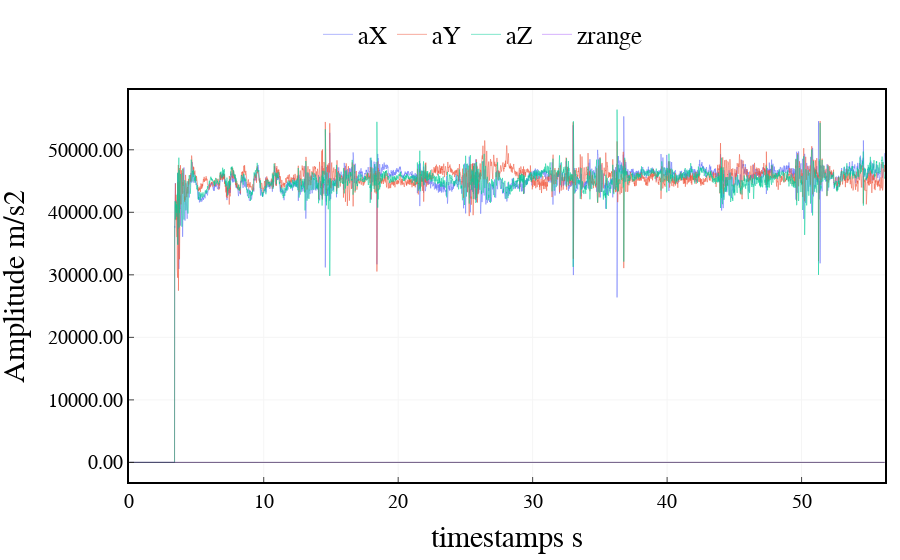

The code cell stored with this chart in its notebook:
### Code cell
import scipy.signal as signal_p

# Define filter parameters
fs = 100  # Sampling frequency
fc = 4  # Cutoff frequency
order = 6  # Filter order



# Create low-pass Butterworth filter
b, a = signal_p.butter(order, fc / (fs / 2), btype='low')

# Apply filter to signal data
signalf = signal_p.filtfilt(b, a, imu_data[:,:6], axis=0)
timestamp = imu_data[:,7]
fig = go.Figure()
fig.add_trace(go.Scatter(x=timestamp, y=imu_data[:,3],
                    mode='lines',
                    line=dict(width=0.5),
                    name='aX'))
fig.add_trace(go.Scatter(x=timestamp, y=imu_data[:,4],
                    mode='lines',
                    line=dict(width=0.5),
                    name='aY'))
fig.add_trace(go.Scatter(x=timestamp, y=imu_data[:,5],
                    mode='lines',
                    line=dict(width=0.5),
                    name='aZ'))

fig.add_trace(go.Scatter(x=timestamp, y=imu_data[:,8]/1000,
                    mode='lines',
                    line=dict(width=0.5),
                    name='zrange'))


# # Add a rectangle to the plot
# fig.add_shape(type='rect',
#               x0=0,
#               y0=-2,
#               x1=10,
#               y1=2,
#               line=dict(color='blue', width=0.5),
#             #   fillcolor='lightblue',
#               opacity=0.5)

fig.add_shape(type='line',
                x0=0,
                y0=0,
                x1=timestamp[-1].astype(float),
                y1=0,
                line=dict(color='black', width=0.5),
            #   fillcolor='lightblue',
                opacity=1)

    
    


fig.update_layout(xaxis_title='timestamps s',
                        yaxis_title='Amplitude m/s2',
                        font=dict(size=25, family='Arial', color='rgb(0, 0, 0)'),
                        margin={'l': 15, 'r': 15, 't': 15, 'b': 15},
                        # width=1000, height=400,
                        legend=dict(
                            yanchor="top",
                            y=1.2,
                            xanchor="left",
                            x = 0.25,
                            font=dict(
                                family='Arial',
                                size=25,
                                color='rgb(0, 0, 0)',
                            ),
                            orientation="h",
                            # bordercolor="Black",
                            # borderwidth=1
                        ),
                        plot_bgcolor='rgb(255,255,255)',
                        xaxis=dict(
                            showline=True,
                            linecolor='rgb(0, 0, 0)',
                            linewidth=2,
                            ticks='inside',
                            tickfont=dict(
                                family='Arial',
                                size=20,
                                color='rgb(0, 0, 0)',
                            ),
                            tick0 = 150,
                            dtick = 10,
                            gridcolor='rgb(245, 245, 245)',
                            mirror=True
                        ),
                        yaxis=dict(
                            # range = [0, 1],
                            showline=True,
                            linecolor='rgb(0, 0, 0)',
                            linewidth=2,
                            ticks='inside',
                            tickfont=dict(
                                family='Arial',
                                size=20,
                                color='rgb(0, 0, 0)',
                            ),
                            tickformat='.2f',   # y轴刻度分辨率
                            gridcolor='rgb(245, 245, 245)',
                            mirror=True
                        ),
        )

fig.show()

### Figure 1 — Plotly figure (JSON) as saved in the notebook; plotly's stock layout.template omitted (floating-point values rounded to 4 significant figures; data arrays with more than 128 entries replaced by an {"elided": "..."} marker saying what was removed)
{"data": [{"line": {"width": 0.5}, "mode": "lines", "name": "aX", "type": "scatter", "x": {"elided": "5621 float values"}, "y": {"elided": "5621 int values"}}, {"line": {"width": 0.5}, "mode": "lines", "name": "aY", "type": "scatter", "x": {"elided": "5621 float values"}, "y": {"elided": "5621 int values"}}, {"line": {"width": 0.5}, "mode": "lines", "name": "aZ", "type": "scatter", "x": {"elided": "5621 float values"}, "y": {"elided": "5621 int values"}}, {"line": {"width": 0.5}, "mode": "lines", "name": "zrange", "type": "scatter", "x": {"elided": "5621 float values"}, "y": {"elided": "5621 float values"}}], "layout": {"font": {"color": "rgb(0, 0, 0)", "family": "Arial", "size": 25}, "legend": {"font": {"color": "rgb(0, 0, 0)", "family": "Arial", "size": 25}, "orientation": "h", "x": 0.25, "xanchor": "left", "y": 1.2, "yanchor": "top"}, "margin": {"b": 15, "l": 15, "r": 15, "t": 15}, "plot_bgcolor": "rgb(255,255,255)", "shapes": [{"line": {"color": "black", "width": 0.5}, "opacity": 1, "type": "line", "x0": 0, "x1": 56.19, "y0": 0, "y1": 0}], "xaxis": {"dtick": 10, "gridcolor": "rgb(245, 245, 245)", "linecolor": "rgb(0, 0, 0)", "linewidth": 2, "mirror": true, "showline": true, "tick0": 150, "tickfont": {"color": "rgb(0, 0, 0)", "family": "Arial", "size": 20}, "ticks": "inside", "title": {"text": "timestamps s"}}, "yaxis": {"gridcolor": "rgb(245, 245, 245)", "linecolor": "rgb(0, 0, 0)", "linewidth": 2, "mirror": true, "showline": true, "tickfont": {"color": "rgb(0, 0, 0)", "family": "Arial", "size": 20}, "tickformat": ".2f", "ticks": "inside", "title": {"text": "Amplitude m/s2"}}}}
